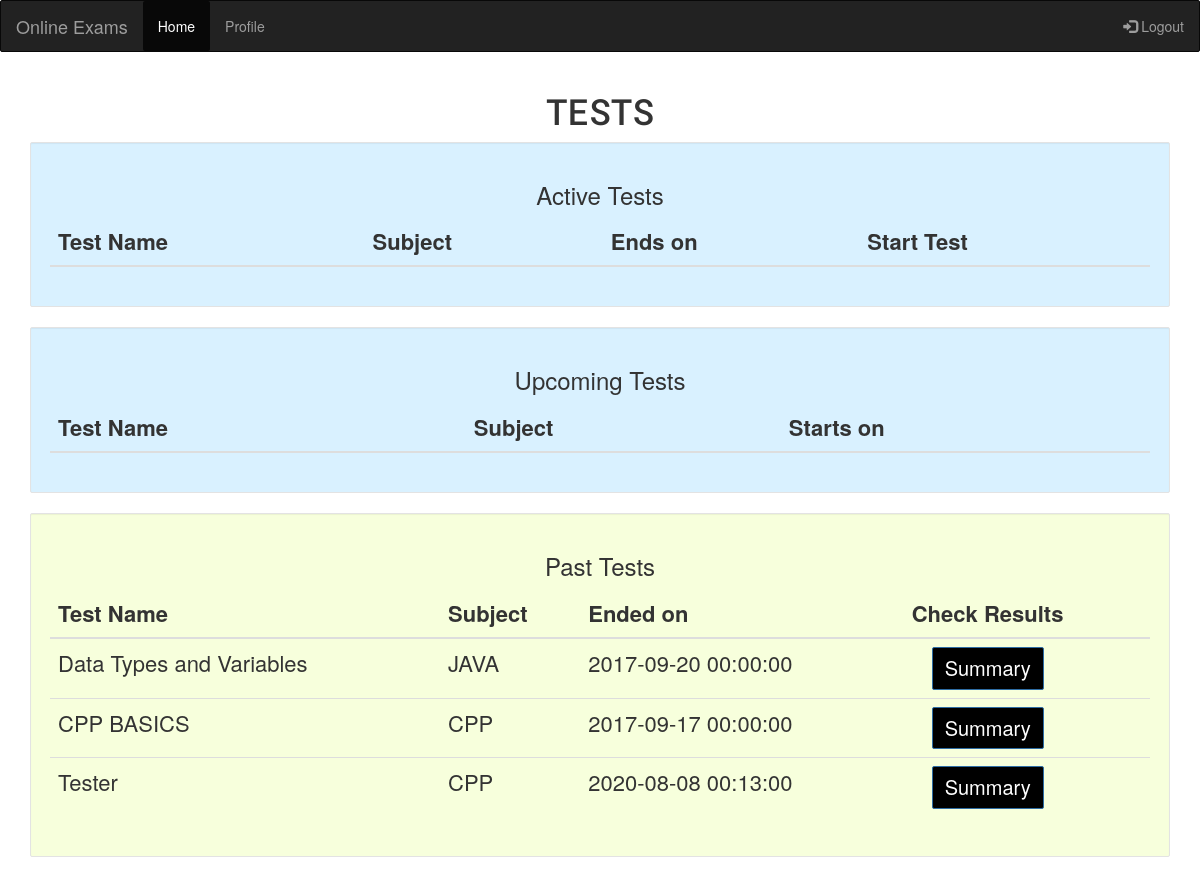
The app's page /studentHome.php (signed in) with its own data.
### tables this page shows
CREATE TABLE `test` (
  `test_id` int(11) NOT NULL,
  `subject` varchar(50) NOT NULL,
  `test_name` varchar(50) NOT NULL,
  `sdatetime` datetime NOT NULL,
  `edatetime` datetime NOT NULL,
  `test_duration` int(11) NOT NULL,
  `attempts` int(11) NOT NULL,
  `yes_no` varchar(3) NOT NULL,
  `created` timestamp NOT NULL DEFAULT CURRENT_TIMESTAMP
);

### studentHome.php (the view, shortened to what this page needs)
<?php require'database.php' ?>
<?php
$query = mysqli_query($conn,"SELECT * FROM test");
$results = mysqli_fetch_all($query, MYSQLI_ASSOC);
?>
<!DOCTYPE html>
<html lang="en">
	<head>
		<link rel="stylesheet" href="https://maxcdn.bootstrapcdn.com/bootstrap/3.3.7/css/bootstrap.min.css">
		<link rel="stylesheet" type="text/css" href="css/stylesheet.css">
	</head>
	<body>
		<nav class="navbar navbar-inverse">
		  <div class="container-fluid">
		    <div class="navbar-header">
		      <a class="navbar-brand" href="studentHome.php">Online Exams</a>
		    </div>
		    <ul class="nav navbar-nav">
		      <li class="active"><a href="studentHome.php">Home</a></li>
		      <li><a href="studentProfile.php">Profile</a></li>
		    </ul>
		    <ul class="nav navbar-nav navbar-right">
		      <li><a href="logout.php"><span class="glyphicon glyphicon-log-in"></span> Logout</a></li>
		    </ul>
		  </div>
		</nav>
    <div class="container">
			<h1 style="text-align:center; font-family: 'Roboto Mono', monospace;">TESTS</h1>
			<div class="row">
				<div class="col-lg-12">
					<div id="active_test" class="well" style="background-color:#d9f1ff; font-size:22px;">
						<h3 style="text-align:center;">Active Tests</h3>
						<table class="table">
							    <thead>
							      <tr>
							        <th>Test Name</th>
							        <th>Subject</th>
							        <th>Ends on</th>
							        <th>Start Test</th>
							      </tr>
							    </thead>
							</table>
					</div>
					<div id="active_test" class="well" style="background-color:#d9f1ff; font-size:22px;">
						<h3 style="text-align:center;">Upcoming Tests</h3>
							<table class="table">
							    <thead>
							      <tr>
							        <th>Test Name</th>
							        <th>Subject</th>
							        <th>Starts on</th>
							      </tr>
							    </thead>
							</table>
					</div>
				</div>
				<div class="col-lg-12">
					<div id="active_test" class="well" style="background-color:#f7ffdc; font-size:22px;" >
						<h3 style="text-align:center;">Past Tests</h3>
						<table class="table">
							    <thead>
							      <tr>
							        <th>Test Name</th>
							        <th>Subject</th>
							        <th>Ended on</th>
							        <th>Check Results</th>
							      </tr>
							    </thead>
							    <tbody>
							    	<?php foreach ($results as $result):
										if((strtotime($result['edatetime']) < strtotime(date("Y-m-d h:i:sa")))){ ?>
										      <tr>
										        <td><?php echo $result['test_name'];?></td>
										        <td><?php echo $result['subject']; ?></td>
										        <td><?php echo $result['edatetime']; ?></td>
										        <td><a href="" class="btn btn-primary" style="font-size:20px; margin-left:20px;background-color:black;">Summary</a></td>
										      </tr>
										<?php } ?>
									<?php endforeach; ?>
							    </tbody>
							</table>
					</div>
				</div>
			</div>
		</div>
	</body>
</html>

### css/stylesheet.css (style rules this page uses)
body { position: relative; }
* { border-radius: 2px !important; }

### records on screen
test: test_name "Data Types and Variables", subject "JAVA", edatetime "2017-09-20 00:00:00"
test: test_name "CPP BASICS", subject "CPP", edatetime "2017-09-17 00:00:00"
test: test_name "Tester", subject "CPP", edatetime "2020-08-08 00:13:00"
